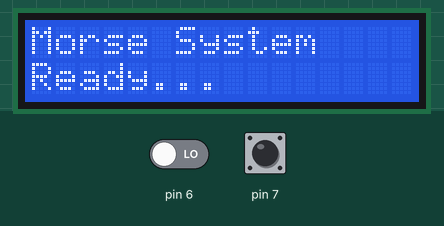
The sketch below on a simulated Arduino Uno, built with avr-gcc and run on an emulated ATmega328P. Shown: 16×2 character LCD. Inputs (shaded band) come from the test bench; at power-on: pin 7 LOW, pin 6 LOW. What the sketch prints to the serial monitor is not drawn.

Above: at 0.1 s.
2.5 s: pin 7 pulsed HIGH 2 times (0.12 s each, 0.3 s apart)
At 4.3 s:
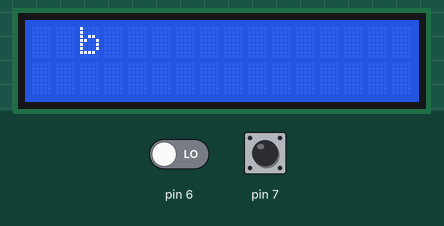
4.7 s: pin 6 driven HIGH
At 5.6 s:
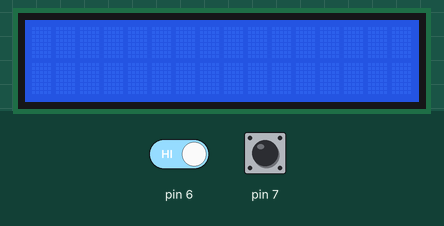
Timing chart, 0 to 7.7 s (numbered marks = the images above; inputs shaded):
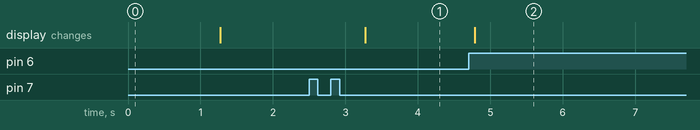

Measured:
- after the input at 2.5 s, the display: changes after 0.78 s (image 1)
- after the input at 4.7 s, the display: changes after 0.08 s (image 2)

The sketch:

tinkercad-simulation.ino
```cpp
#include <LiquidCrystal.h>

// ===== LCD PINS =====
// RS = 12
// EN = 10
// D4 = 5
// D5 = 4
// D6 = 3
// D7 = 2
LiquidCrystal lcd(12, 10, 5, 4, 3, 2);

// Recording Morse code data
String code = "";
String english = " ";
int duration = 0;
bool pressed = false;
bool pause = false;
int dot = 1;

String key = " .- -... -.-. -.. . ..-. --. .... .. .--- -.- .-.. -- -. --- .--. --.- .-. ... - ..- ...- .-- -..- -.-- --.. ";
String alphabet = "?aa bbbb cccc ddd e ffff ggg hhhh ii jjjj kkk llll mm nn ooo pppp qqqq rrr sss t uuu vvvv www xxxx yyyy zzzz";

void setup() {
  Serial.begin(9600);

  pinMode(7, INPUT);
  pinMode(6, INPUT);

  // ===== LCD Setup =====
  lcd.begin(16, 2);
  lcd.clear();
  lcd.print("Morse System");
  lcd.setCursor(0, 1);
  lcd.print("Ready...");
  delay(1200);
  lcd.clear();
}

void loop() {

  // ---- Button Pressed ----
  if (digitalRead(7) == HIGH) {

    if (!pressed) {
      duration = 0;
      pause = false;
    }
    pressed = true;
  }

  // ---- Button Released → Dot or Dash ----
  else if (pressed) {

    if (duration >= 3 * dot) {
      code.concat("-");
    } else {
      code.concat(".");
    }

    duration = 0;
    pressed = false;
  }

  // ---- End of Letter ----
  else if (duration >= 3 * dot && code.length() > 1) {

    code.concat(" ");

    english.concat(alphabet.substring(key.indexOf(code) + 1, key.indexOf(code) + 2));

    // LCD displays the growing message
    lcd.clear();
    lcd.print(english.substring(max(0, (int)english.length() - 16))); // auto-scroll like behavior

    code = " ";
    Serial.println(english);
  }

  // ---- Space Between Words ----
  else if (duration > 7) {

    english = english + " ";

    lcd.clear();
    lcd.print(english.substring(max(0, (int)english.length() - 16)));

    duration = 0;
    pause = true;
  }

  // ---- Increase Duration ----
  if (!pause) {
    duration = duration + 1;
  }

  // ---- Reset if A1 Triggered ----
  if (digitalRead(6) == HIGH) {
    english = "";
    lcd.clear();
  }

  delay(100);
}
```
